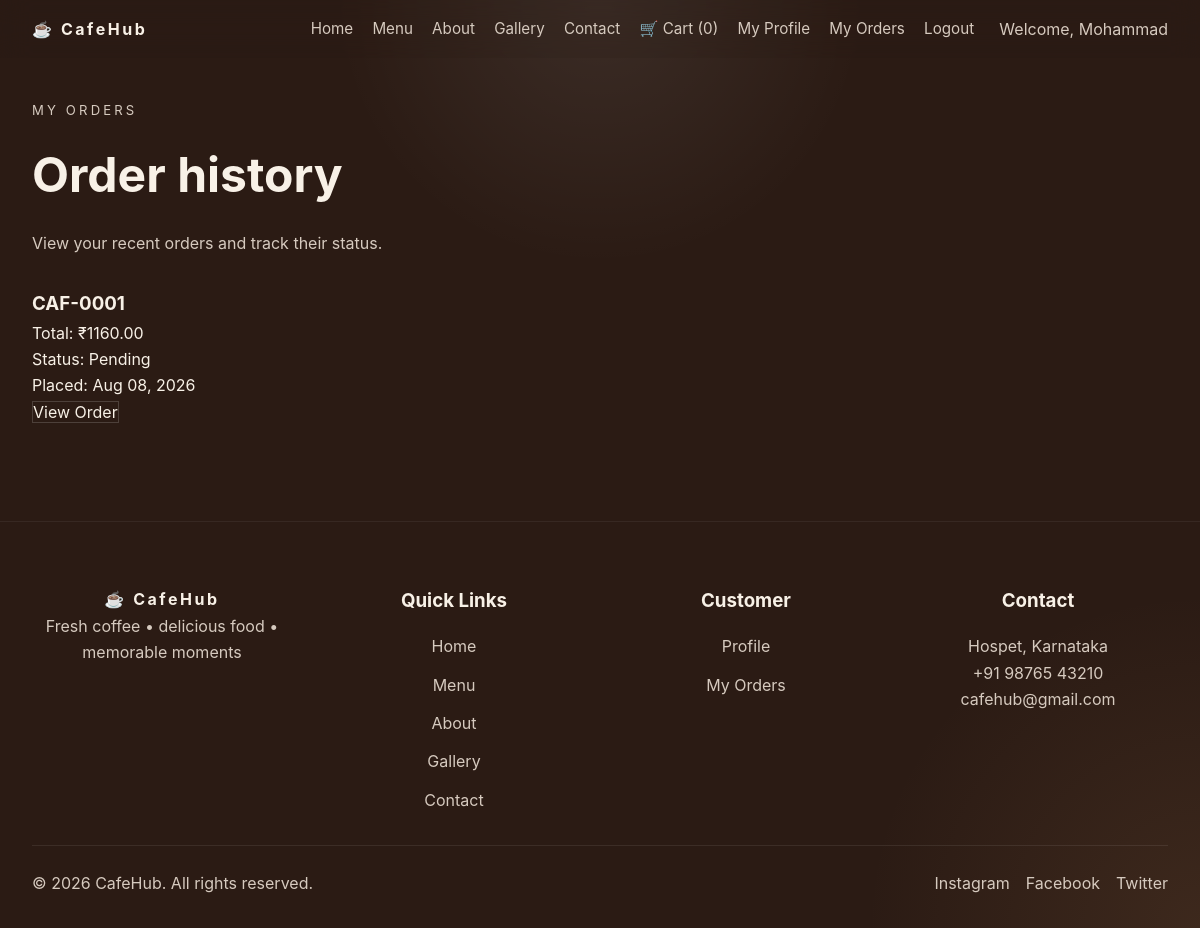
The page /orders/my-orders/ (signed in) on the database as committed earlier.
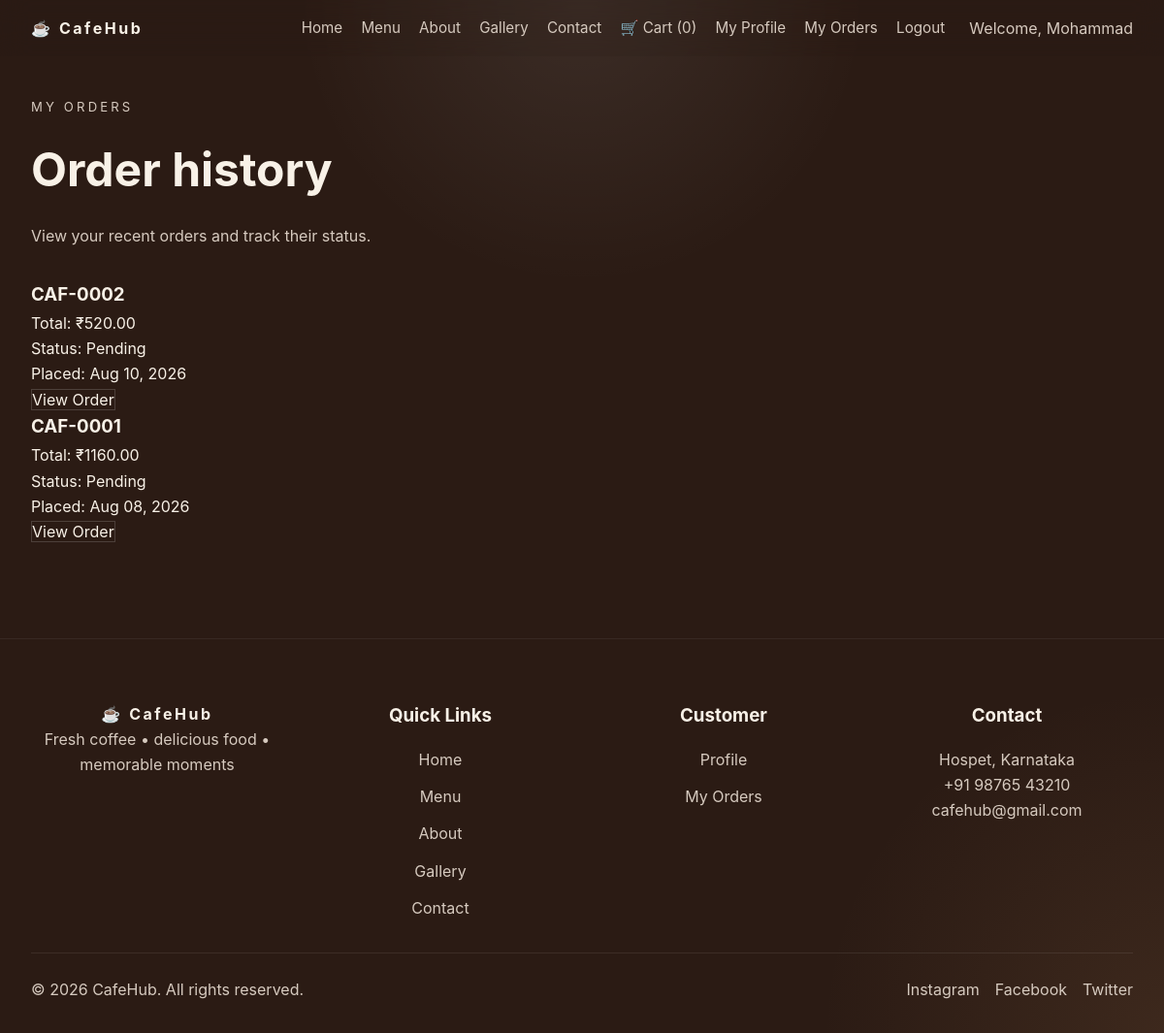
The same page on the database as committed later.
### orders/models.py (models this page shows, shortened)
class Order(models.Model):
    STATUS_PENDING = 'pending'
    STATUS_COMPLETED = 'completed'
    STATUS_CHOICES = [
        (STATUS_PENDING, 'Pending'),
        (STATUS_COMPLETED, 'Completed'),
    ]
    user = models.ForeignKey(
        settings.AUTH_USER_MODEL,
        on_delete=models.CASCADE,
        related_name='orders'
    )
    order_number = models.CharField(max_length=32, unique=True)
    customer_name = models.CharField(max_length=150)
    phone = models.CharField(max_length=30)
    address = models.TextField()
    city = models.CharField(max_length=100)
    pincode = models.CharField(max_length=20)
    subtotal = models.DecimalField(max_digits=10, decimal_places=2)
    delivery_fee = models.DecimalField(max_digits=10, decimal_places=2)
    total = models.DecimalField(max_digits=10, decimal_places=2)
    status = models.CharField(max_length=24, choices=STATUS_CHOICES, default=STATUS_PENDING)
    created_at = models.DateTimeField(auto_now_add=True)
    updated_at = models.DateTimeField(auto_now=True)
    class Meta:
        ordering = ['-created_at']

### orders/views.py (the view)
# urls.py: path('my-orders/', views.my_orders, name='my_orders'),
@login_required(login_url='accounts:login')
def my_orders(request):
    orders = Order.objects.filter(user=request.user)
    return render(request, 'orders/my_orders.html', {'orders': orders})

### orders/context_processors.py (called while the page is built)
def cart_quantity(request):
    if request.user.is_authenticated:
        total = request.user.cart_items.aggregate(quantity=Sum('quantity'))['quantity']
        return {'cart_quantity': total or 0}
    return {'cart_quantity': 0}

### templates/orders/my_orders.html (shortened to what this page needs)
{% extends 'base.html' %}
{% block content %}
  <section class="section my-orders-section animate-on-scroll">
    <div class="section-heading">
      <p class="section-small">My Orders</p>
      <h2>Order history</h2>
      <p>View your recent orders and track their status.</p>
    </div>
    {% if orders %}
      <div class="orders-grid">
        {% for order in orders %}
          <article class="order-card">
            <h3>{{ order.order_number }}</h3>
            <p>Total: ₹{{ order.total }}</p>
            <p>Status: {{ order.get_status_display }}</p>
            <p>Placed: {{ order.created_at|date:'M d, Y' }}</p>
            <a class="btn btn-secondary" href="{% url 'orders:order_success' order.order_number %}">View Order</a>
          </article>
        {% endfor %}
      </div>
    {% else %}
      <div class="empty-orders">
        <p>You have not placed any orders yet.</p>
        <a class="btn btn-primary" href="{% url 'home' %}#menu">Browse Menu</a>
      </div>
    {% endif %}
  </section>
{% endblock %}

Rows that differ between the two databases and show on the page:
added Order: order_number "CAF-0002", total "520.00", status "Pending", created_at "Aug 10, 2026"
